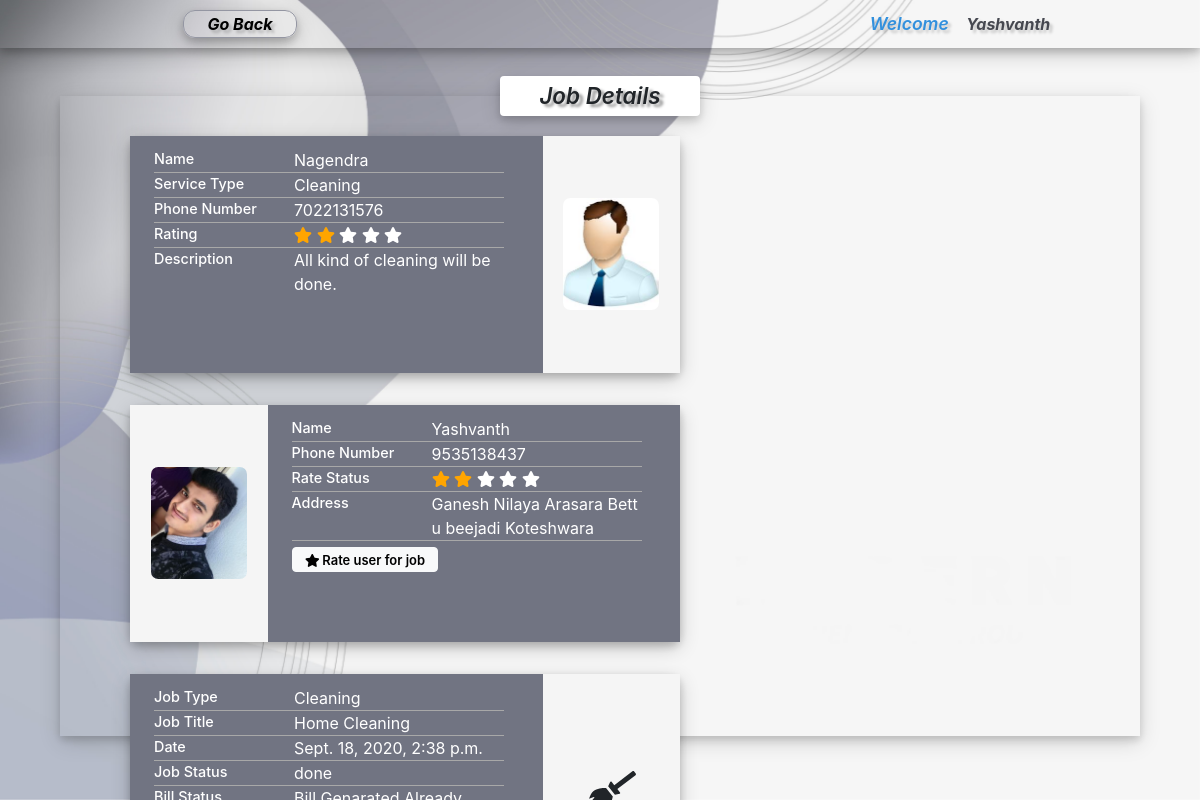
Screenshot of /jobInfo/1/ (signed in) with the database file from the repository.
### core/models.py (models this page shows, shortened)
class Job(models.Model):
    class Meta:
        ordering =['job_id']
    choice = (('request','REQUEST'),('accept','ACCEPT'),('done','DONE'),('reject','REJECT'))
    service_category = (
        ('cleaning','Cleaning'),
        ('plumbing','Plumbing'),
        ('electrician','Electrician'),
        ('painting','Painting'),
        ('furniture','Furniture Assembly')
    )
    job_id = models.AutoField(primary_key=True)
    jobName = models.CharField(max_length=40,null=True,blank=True)
    job_title = models.CharField(max_length=30,null=True,choices=service_category)
    job_discription = models.TextField(blank=True,null=True)
    assignDate = models.DateTimeField(auto_now_add=True,blank=True,null=True)
    payment = models.OneToOneField(Payment,blank=True ,null=True,on_delete=models.SET_NULL)
    seeker = models.ForeignKey(Applicationuser,null=True,on_delete=models.SET_NULL,related_name='job_seeker')
    provider = models.ForeignKey(Applicationuser,null=True,on_delete=models.SET_NULL,related_name='job_provider')
    job_status  = models.CharField(max_length=10,choices=choice,default='request')

class Applicationuser(models.Model):
    class Meta:
        ordering =['uid']
    choice = (('provider','PROVIDER'),('seeker','SEEKER'))
    service_category = (
        ('cleaning','Cleaning'),
        ('plumbing','Plumbing'),
        ('electrician','Electrician'),
        ('painting','Painting'),
        ('furniture','Furniture Assembly')
    )
    uid = models.AutoField(primary_key=True)
    user = models.OneToOneField(User,null=True,on_delete=models.SET_NULL)
    user_satus = models.CharField(max_length=10,choices=choice,null=True,blank=True)
    service_catogory = models.CharField(max_length=50,blank=True,null=True,choices=service_category)
    description = models.TextField(blank=True,null=True)
    phonenumber = models.CharField(max_length=10)
    profile_pic = models.ImageField(upload_to='pic/',blank=True,null=True)
    rating = models.IntegerField(default=0)
    rated_user_count = models.IntegerField(default=0)
    address = models.TextField()

### core/views.py (the view, shortened to what this page needs)
# urls.py: url(r'^jobInfo/(?P<job_id>[0-9]+)/',views.job_info,name="jobInfo"),
def job_info(request,job_id=None):
    context={}
    jobj = Job.objects.get(job_id=job_id)
    jobform=None
    ratingform = None
    if request.user.applicationuser.uid == jobj.seeker.uid and jobj.job_status =='done':
        comment_obj = Comment.objects.filter(job__job_id = int(job_id)).first() or None
        if request.method == "POST" and request.POST.get('formType') =='ratingform':
               ratingform = Comment_form(request.POST)
               if comment_obj:
                   if ratingform.is_valid():
                        current_rating = int(comment_obj.rating)
                        new_rating = int(ratingform.cleaned_data['rating'])
                        comment_obj = Comment.objects.filter(job__job_id = int(job_id)).update(
                            content = ratingform.cleaned_data['content'],
                            rating = ratingform.cleaned_data['rating']
                        )
                        update_user_rating(current_rating,new_rating,job_id)
                        comment_obj = Comment.objects.filter(job__job_id = int(job_id)).first()
                        ratingform = Comment_form(instance=comment_obj)
               else:
                   if ratingform.is_valid():
                        ratingform.save()
                        comment_obj = Comment.objects.filter(job__job_id = int(job_id)).first()
                        ratingform = Comment_form(instance=comment_obj)
        else:
            if comment_obj:
                ratingform = Comment_form(instance=comment_obj)
            else:
               ratingform = Comment_form()
    billform=None
    context['jobform']=jobform
    context['ratingform']=ratingform
    context['billform']=billform
    context["Jobobj"]=Job.objects.get(job_id=job_id)
    return render(request,"jobinfo.html",context)

### core/templatetags/custumTags.py (called while the page is built)
@register.filter(name="Check_rated")
def getUidFromName(value):
    ans = Comment.objects.filter(job__job_id=int(value)) or None
    if ans:
        return "yes"
    return "no"

### template/jobinfo.html (shortened to what this page needs)
{% load custumTags %}
{% load static %}
{% load crispy_forms_tags %}
<!DOCTYPE html>
<html lang="en">
<head>
    <link rel="stylesheet" href="https://cdnjs.cloudflare.com/ajax/libs/font-awesome/4.7.0/css/font-awesome.min.css">
    <link rel="stylesheet" href="https://maxcdn.bootstrapcdn.com/bootstrap/4.0.0/css/bootstrap.min.css">
</head>
<body>
     <div class="maincontainer" >
         <div class="nav-container">
                    <ul class="navlist">
                        <li  style="margin-left:0;list-style: none;"><a class="goback"  style="color:#000000;font-weight: 650;font-style: italic;text-shadow: 3px 3px 3px rgba(0, 0, 0, .20);" onclick="goback()" >Go Back</a></li>
                    </ul>
                    <ul class="navlist">
                        <li  style="margin-left:0;list-style: none;"><a  style="color:#464850;font-weight: 650;font-style: italic;text-shadow: 3px 3px 3px rgba(0, 0, 0, .20);"><span class="welcome">Welcome</span>{{ request.user.username }}</a></li>
                    </ul>
         </div>
        <div class="content-container" >
           <span class="hedding-bk"></span>
           <h1 class="hedding">Job Details</h1>
            <div class="containers">
                  <div class="card-container " onclick="gotoUser('{{Jobobj.provider.uid}}')" data-title="Service Provider" style="cursor: pointer;">
                                    <div class="card-leftpart">
                                        <table>
                                            <tr>
                                                <th>Name</th>
                                                <td>{{Jobobj.provider.user.username|title}}</td>
                                            </tr>
                                            <tr>
                                                <th>Service Type</th>
                                                <td>{{Jobobj.provider.service_catogory|title}}</td>
                                            </tr>
                                            <tr>
                                                <th>Phone Number</th>
                                                <td>{{Jobobj.provider.phonenumber}}</td>
                                            </tr>
                                            <tr>
                                                <th>Rating</th>
                                                <td>
                                                    {% for x in "stars" %}
                                                        {% if forloop.counter <= Jobobj.provider.rating %}
                                                            <span class="fa fa-star checked"></span>
                                                        {% else %}
                                                            <span class="fa fa-star"></span>
                                                        {% endif %}
                                                    {% endfor %}
                                                </td>
                                            </tr>
                                            <tr>
                                                <th>Description</th>
                                                <td>{{Jobobj.provider.description}}</td>
                                            </tr>
                                        </table>
                                    </div>
                                    <div class="card-rightpart">
                                           <img class="rightside_image" src="{{Jobobj.provider.profile_pic.url}}" alt="">
                                    </div>
                  </div>
                  <div class="card-container " onclick="gotoUser('{{Jobobj.seeker.uid}}')" data-title="Service Seeker" style="cursor: pointer;">
                                     <div class="card-rightpart">
                                            <img class="rightside_image" src="{{Jobobj.seeker.profile_pic.url}}" alt="">
                                    </div>
                                    <div class="card-leftpart">
                                        <table>
                                            <tr>
                                                <th>Name</th>
                                                <td>{{Jobobj.seeker.user.username|title}}</td>
                                            </tr>
                                            <tr>
                                                <th>Phone Number</th>
                                                <td>{{Jobobj.seeker.phonenumber}}</td>
                                            </tr>
                                            <tr>
                                                <th>Rate Status</th>
                                                <td>
                                                    {% if Jobobj.job_id|Check_rated == 'no' %}
                                                        Not yet Rated
                                                    {% else %}
                                                        {% for x in "stars" %}
                                                            {% if forloop.counter <= Jobobj.comment.rating %}
                                                                <span class="fa fa-star checked"></span>
                                                            {% else %}
                                                                <span class="fa fa-star"></span>
                                                            {% endif %}
                                                        {% endfor %}
                                                    {% endif %}
                                                </td>
                                            </tr>
                                            <tr>
                                                <th>Address</th>
                                                <td>{{Jobobj.seeker.address}}</td>
                                            </tr>
                                            {% if ratingform %}
                                             <tr>
                                                <th ><a class="btn btn-light updatedbtn" onclick="openRatingForm(event,'{{Jobobj.job_id}}')" ><i class="fa fa-star"></i> Rate user for job</a></th>
                                            </tr>
                                            {% endif %}
                                        </table>
                                    </div>
                  </div>
                  <div class="card-container " data-title="Job Details">
                                    <div class="card-leftpart">
                                        <table>
                                            <tr>
                                                <th>Job Type</th>
                                                <td>{{Jobobj.job_title|title}}</td>
                                            </tr>
                                            <tr>
                                                <th>Job Title</th>
                                                <td>{{Jobobj.jobName|title}}</td>
                                            </tr>
                                            <tr>
                                                <th>Date</th>
                                                <td>{{Jobobj.assignDate}}</td>
                                            </tr>
                                            <tr>
                                                <th>Job Status</th>
                                                <td>{{Jobobj.job_status}}</td>
                                            </tr>
                                            <tr>
                                                <th>Bill Status</th>
                                                <td>
                                                </td>
                                            </tr>
                                        </table>
                                    </div>
                                    <div class="card-rightpart">
                                         {% if Jobobj.job_title == "electrician" %}
                                            <i class="fas fa-charging-station faws-icon"></i>
                                        {% elif Jobobj.job_title == "furniture" %}
                                                <i class="fas fa-chair faws-icon"></i>
                                        {% elif Jobobj.job_title == "painting" %}
                                                <i class="fas fa-paint-roller faws-icon"></i>
                                        {% elif Jobobj.job_title == "cleaning" %}
                                                <i class="fas fa-broom faws-icon"></i>
                                        {% else%}
                                                <i class="fas fa-wrench faws-icon"></i>
                                        {% endif %}
                                    </div>
                  </div>
            </div>
        </div>
    </div>
</body>
</html>

### rows the page displays
Job: provider.user.username "Nagendra", provider.service_catogory "Cleaning", provider.phonenumber "7022131576", provider.description "All kind of cleaning will be done.", provider.profile_pic (picture), seeker.profile_pic (picture), seeker.user.username "Yashvanth", seeker.phonenumber "9535138437", seeker.address "Ganesh Nilaya Arasara Bettu beejadi Koteshwara", job_title "Cleaning", jobName "Home Cleaning", assignDate "Sept. 18, 2020, 2:38 p.m.", job_status "done"

### other values shown
{{ request.user.username }} "Yashvanth"
